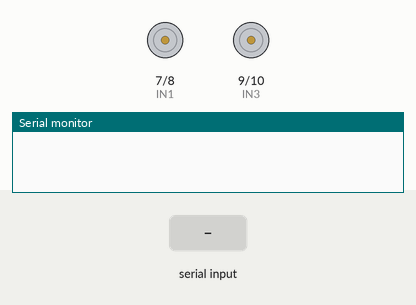
Recording of a sketch running on a simulated Arduino Uno, built with avr-gcc and run on an emulated ATmega328P. On the bench: motor-driver pin pairs drawn as motors (green arrow = first pin HIGH = forward, orange = second pin HIGH = backward, longer = more drive, scaled by the enable pin), the last lines printed to the serial monitor. The inputs (shaded band) are chosen by the test bench.

Above: at 1.2 s.
1.3 s: "F" received over Serial
At 2.3 s:
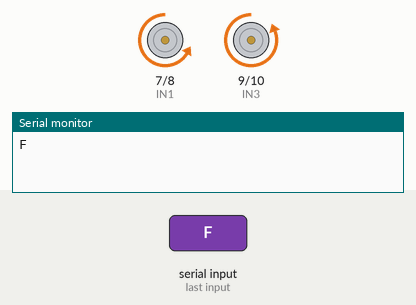
2.8 s: "B" received over Serial
At 3.4 s:
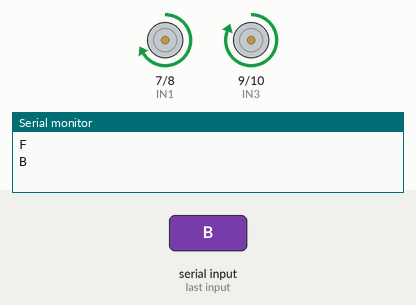
4.3 s: "L" received over Serial
At 4.6 s:
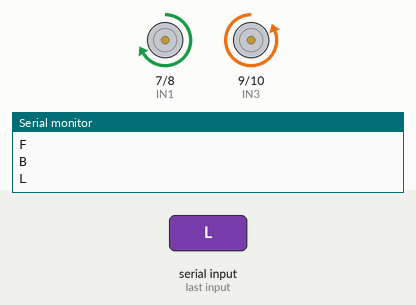
5.8 s: "R" received over Serial
At 6.9 s:
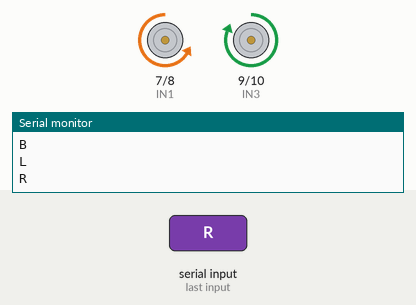
Timing chart, 0 to 8.3 s (numbered marks = the images above; inputs shaded):
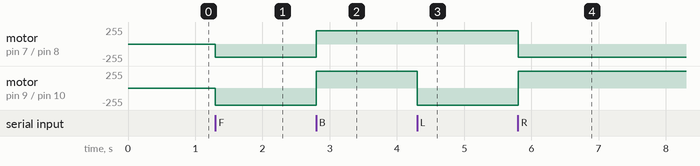

The sketch:

CAR.ino
```cpp
//Arduino 6WD Bluetooth Control Robot
//Created By DIY Builder
//Date 10-12-2020

#define ENA 6
#define IN1 7
#define IN2 8
#define IN3 9
#define IN4 10
#define ENB 13

char command;

void setup() {
  Serial.begin(9600);

  pinMode(ENA, OUTPUT);
  pinMode(IN1, OUTPUT);
  pinMode(IN2, OUTPUT);
  pinMode(IN3, OUTPUT);
  pinMode(IN4, OUTPUT);
  pinMode(ENB, OUTPUT);
}

void loop() {
  while (Serial.available() > 0) {
    command = Serial.read();
    Serial.println(command);
  }
  if (command == 'F') {
    analogWrite(ENA, 200);
    analogWrite(ENB, 200);
    digitalWrite(IN1, LOW);
    digitalWrite(IN2, HIGH);
    digitalWrite(IN3, LOW);
    digitalWrite(IN4, HIGH);
  } else if (command == 'B') {
    analogWrite(ENA, 200);
    analogWrite(ENB, 200);
    digitalWrite(IN1, HIGH);
    digitalWrite(IN2, LOW);
    digitalWrite(IN3, HIGH);
    digitalWrite(IN4, LOW);
  } else if (command == 'L') {
    analogWrite(ENA, 200);
    analogWrite(ENB, 200);
    digitalWrite(IN1, HIGH);
    digitalWrite(IN2, LOW);
    digitalWrite(IN3, LOW);
    digitalWrite(IN4, HIGH);
  } else if (command == 'R') {
    analogWrite(ENA, 200);
    analogWrite(ENB, 200);
    digitalWrite(IN1, LOW);
    digitalWrite(IN2, HIGH);
    digitalWrite(IN3, HIGH);
    digitalWrite(IN4, LOW);
  } else if (command == 'S') {
    analogWrite(ENA, 0);
    analogWrite(ENB, 0);
    digitalWrite(IN1, LOW);
    digitalWrite(IN2, LOW);
    digitalWrite(IN3, LOW);
    digitalWrite(IN4, LOW);
  } else if (command == 'D') {
    analogWrite(ENA, 0);
    analogWrite(ENB, 0);
    digitalWrite(IN1, LOW);
    digitalWrite(IN2, LOW);
    digitalWrite(IN3, LOW);
    digitalWrite(IN4, LOW);
  }
}
```

Measured:
- after the input at 1.3 s, motor on pin 7 (IN1) / pin 8 (IN2): stopped → backward 200/255 at once; motor on pin 9 (IN3) / pin 10 (IN4): stopped → backward 255/255 at once
- after the input at 2.8 s, motor on pin 7 (IN1) / pin 8 (IN2): backward 200/255 → forward 200/255 at once; motor on pin 9 (IN3) / pin 10 (IN4): backward 255/255 → forward 255/255 at once
- after the input at 4.3 s, motor on pin 9 (IN3) / pin 10 (IN4): forward 255/255 → backward 255/255 at once
- after the input at 5.8 s, motor on pin 7 (IN1) / pin 8 (IN2): forward 200/255 → backward 200/255 at once; motor on pin 9 (IN3) / pin 10 (IN4): backward 255/255 → forward 255/255 at once
